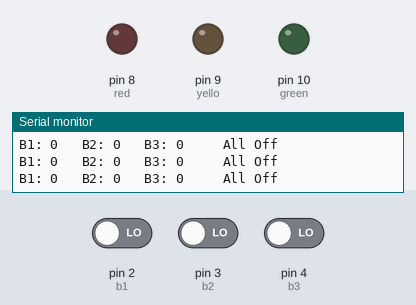
Recording of a sketch running on a simulated Arduino Uno, built with avr-gcc and run on an emulated ATmega328P. On the bench: output pins drawn as LEDs (lit = HIGH), the last lines printed to the serial monitor. The inputs (shaded band) are chosen by the test bench; at power-on: pin 2 (b1) LOW, pin 3 (b2) LOW, pin 4 (b3) LOW.

Above: at 2.8 s.
2.9 s: pin 2 (b1) driven HIGH
At 3.8 s:
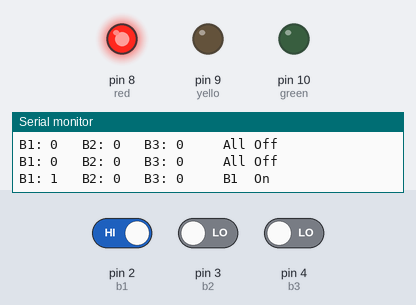
4.5 s: pin 3 (b2) driven HIGH
At 5.3 s:
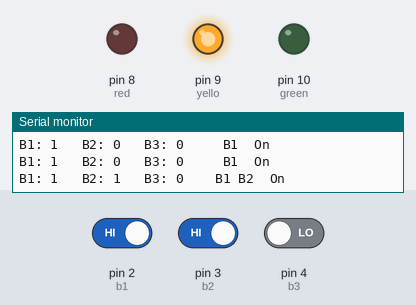
6.5 s: pin 4 (b3) driven HIGH
At 8.1 s:
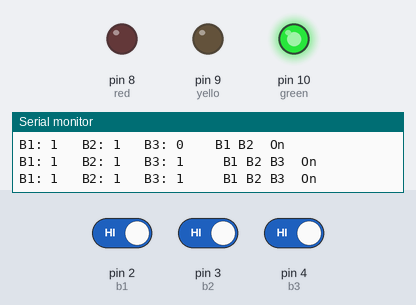
8.5 s: pin 4 (b3) driven LOW
At 9.7 s:
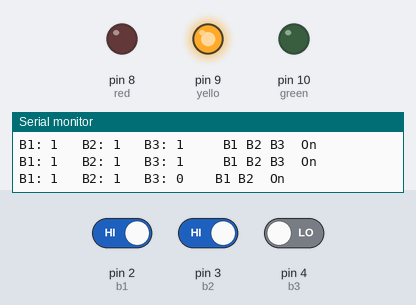
10.5 s: pin 2 (b1) driven LOW
At 12.4 s:
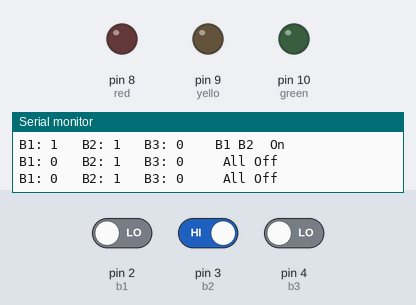
Timing chart, 0 to 13.5 s (numbered marks = the images above; inputs shaded):
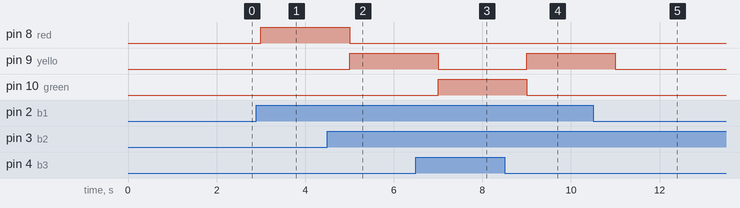

The sketch:

traffic_led_on_off.ino
```cpp
//Buttons
int b1=2;
int b2=3;
int b3=4;
//traffic light
int red=8;
int yello=9;
int green=10;

void setup() {
  // put your setup code here, to run once:
  pinMode(red,OUTPUT);
  pinMode(yello,OUTPUT);
  pinMode(green,OUTPUT);
  pinMode(b1,INPUT);
  pinMode(b1,INPUT);
  pinMode(b1,INPUT);
 Serial.begin(9600);

}

void loop() {
  // put your main code here, to run repeatedly:
int ro1=digitalRead(b1);
int ro2=digitalRead(b2);
int ro3=digitalRead(b3);

Serial.print("B1: ");
Serial.print(ro1);

Serial.print("\t B2: ");
Serial.print(ro2);

Serial.print("\t B3: ");
Serial.print(ro3);

if(ro1==1 && ro2==1 && ro3==1){
  digitalWrite(red,0);
  digitalWrite(yello,0);
  digitalWrite(green,1);
  Serial.print("\t\t B1 B2 B3  On\n");
  delay(1000);
}
else if(ro1==1 && ro2==1){
  digitalWrite(red,0);
  digitalWrite(yello,1);
  digitalWrite(green,0);
  Serial.print("\t\tB1 B2  On\n");
  delay(1000);
}
else if(ro1==1){
  digitalWrite(red,1);
  digitalWrite(yello,0);
  digitalWrite(green,0);
  Serial.print("\t\t B1  On\n");
  delay(1000);
}
else{
  digitalWrite(red,0);
  digitalWrite(yello,0);
  digitalWrite(green,0);
  Serial.print("\t\t All Off\n");
  delay(1000);

}
}
```

Measured:
- after the input at 2.9 s, pin 8 (red): LOW → HIGH after 0.10 s
- after the input at 4.5 s, pin 8 (red): HIGH → LOW after 0.50 s; pin 9 (yello): LOW → HIGH after 0.50 s
- after the input at 6.5 s, pin 9 (yello): HIGH → LOW after 0.50 s; pin 10 (green): LOW → HIGH after 0.50 s
- after the input at 8.5 s, pin 9 (yello): LOW → HIGH after 0.50 s; pin 10 (green): HIGH → LOW after 0.50 s
- after the input at 10.5 s, pin 9 (yello): HIGH → LOW after 0.51 s
